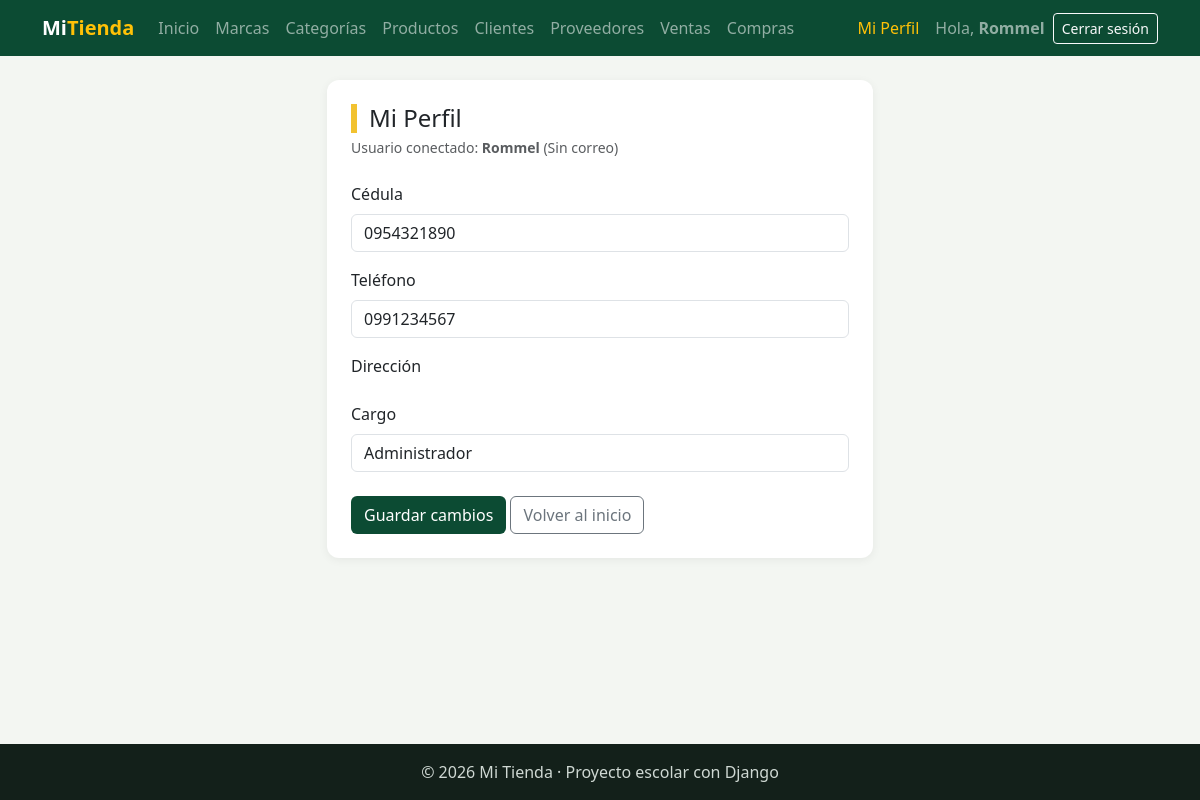
Screenshot of /facturacion/mi-perfil/ (signed in) with the database file from the repository.
### facturacion/models.py (models this page shows, shortened)
class ModeloBase(models.Model):
    user = models.ForeignKey(
        User,
        on_delete=models.SET_NULL,
        null=True,
        blank=True,
        editable=False,
        related_name="%(class)s_registrados",
        verbose_name="Registrado por",
    )
    fecha_creacion = models.DateTimeField("Fecha de creación", auto_now_add=True)
    fecha_modificacion = models.DateTimeField("Última modificación", auto_now=True)
    class Meta:
        abstract = True

class Perfil(ModeloBase):
    usuario = models.OneToOneField(User, on_delete=models.CASCADE, related_name="perfil")
    cedula = models.CharField("Cédula", max_length=10, blank=True)
    telefono = models.CharField("Teléfono", max_length=15, blank=True)
    cargo = models.CharField(max_length=50, blank=True)
    class Meta:
        verbose_name = "Perfil"
        verbose_name_plural = "Perfiles"

### facturacion/views.py (the view)
# urls.py: path("mi-perfil/", views.MiPerfilView.as_view(), name="mi_perfil"),
class MiPerfilView(LoginRequiredMixin, UsuarioRegistroMixin, SuccessMessageMixin, UpdateView):
    model = Perfil
    form_class = PerfilForm
    template_name = "facturacion/perfil_form.html"
    success_url = reverse_lazy("facturacion:mi_perfil")
    success_message = "Tu perfil se ha actualizado correctamente."
    extra_context = {"titulo": "Mi Perfil", "boton": "Guardar cambios"}
    def get_object(self, queryset=None):
        perfil, creado = Perfil.objects.get_or_create(usuario=self.request.user)
        return perfil

### facturacion/forms.py
class PerfilForm(forms.ModelForm):
    class Meta:
        model = Perfil
        fields = ["cedula", "telefono", "cargo"]
        widgets = {
            "cedula": forms.TextInput(attrs={"class": "form-control"}),
            "telefono": forms.TextInput(attrs={"class": "form-control"}),
            "cargo": forms.TextInput(attrs={"class": "form-control"}),
        }

### facturacion/templates/facturacion/perfil_form.html (shortened to what this page needs)
{% extends "base.html" %}
{% block contenido %}
<div class="row justify-content-center">
    <div class="col-md-6">
        <div class="tarjeta">
            <h1 class="h4 titulo-pagina mb-1">{{ titulo }}</h1>
            <p class="text-muted small mb-4">Usuario conectado: <b>{{ user.username }}</b> ({{ user.email|default:"Sin correo" }})</p>
            <form method="post" novalidate>
                <div class="mb-3">
                    <label class="form-label" for="{{ form.cedula.id_for_label }}">Cédula</label>
                    {{ form.cedula }}
                </div>
                <div class="mb-3">
                    <label class="form-label" for="{{ form.telefono.id_for_label }}">Teléfono</label>
                    {{ form.telefono }}
                </div>
                <div class="mb-3">
                    <label class="form-label" for="{{ form.direccion.id_for_label }}">Dirección</label>
                </div>
                <div class="mb-4">
                    <label class="form-label" for="{{ form.cargo.id_for_label }}">Cargo</label>
                    {{ form.cargo }}
                </div>
                <button type="submit" class="btn btn-verde">{{ boton }}</button>
                <a href="{% url 'home' %}" class="btn btn-outline-secondary">Volver al inicio</a>
            </form>
        </div>
    </div>
</div>
{% endblock %}

### templates/base.html (shortened to what this page needs)
{% load static %}
<!DOCTYPE html>
<html lang="es">
<head>
    <link href="https://cdn.jsdelivr.net/npm/bootstrap@5.3.3/dist/css/bootstrap.min.css" rel="stylesheet">
    <link rel="stylesheet" href="{% static 'css/estilos.css' %}">
</head>
<body>
<nav class="navbar navbar-expand-lg navbar-dark barra">
    <div class="container">
        <a class="navbar-brand fw-bold" href="{% url 'home' %}">Mi<span class="text-warning">Tienda</span></a>
        <div class="collapse navbar-collapse" id="menu">
            <ul class="navbar-nav me-auto">
                <li class="nav-item"><a class="nav-link" href="{% url 'home' %}">Inicio</a></li>
                {% if user.is_authenticated %}
                    <li class="nav-item"><a class="nav-link" href="{% url 'facturacion:marca_lista' %}">Marcas</a></li>
                    <li class="nav-item"><a class="nav-link" href="{% url 'facturacion:categoria_lista' %}">Categorías</a></li>
                    <li class="nav-item"><a class="nav-link" href="{% url 'facturacion:producto_lista' %}">Productos</a></li>
                    <li class="nav-item"><a class="nav-link" href="{% url 'facturacion:cliente_lista' %}">Clientes</a></li>
                    <li class="nav-item"><a class="nav-link" href="{% url 'facturacion:proveedor_lista' %}">Proveedores</a></li>
                    <li class="nav-item"><a class="nav-link" href="{% url 'facturacion:venta_lista' %}">Ventas</a></li>
                    <li class="nav-item"><a class="nav-link" href="{% url 'facturacion:compra_lista' %}">Compras</a></li>
                {% endif %}
            </ul>
            <ul class="navbar-nav align-items-lg-center gap-2">
                {% if user.is_authenticated %}
                    <li class="nav-item"><a class="nav-link text-warning" href="{% url 'facturacion:mi_perfil' %}">Mi Perfil</a></li>
                    <li class="nav-item navbar-text">Hola, <b>{{ user.username }}</b></li>
                    <li class="nav-item">
                        <form method="post" action="{% url 'logout' %}" class="d-inline">
                            <button type="submit" class="btn btn-sm btn-outline-light">Cerrar sesión</button>
                        </form>
                    </li>
                {% else %}
                    <li class="nav-item"><a class="nav-link" href="{% url 'login' %}">Ingresar</a></li>
                    <li class="nav-item"><a class="btn btn-sm btn-warning" href="{% url 'registro' %}">Crear cuenta</a></li>
                {% endif %}
            </ul>
        </div>
    </div>
</nav>
<main class="container py-4">
    {% block contenido %}{% endblock %}
</main>
<footer class="pie text-center py-3">© 2026 Mi Tienda · Proyecto escolar con Django</footer>
</body>
</html>

### static/css/estilos.css (style rules this page uses)
:root { --verde: #0c4b33; --verde-claro: #2f9e6e; --amarillo: #f2c230; }
body { background-color: #f3f6f2; min-height: 100vh; display: flex; flex-direction: column; }
main { flex: 1; }
.barra { background-color: var(--verde); }
.titulo-pagina { border-left: 6px solid var(--amarillo); padding-left: 12px; }
.tarjeta { background: white; border-radius: 12px; padding: 24px; box-shadow: 0 2px 10px rgba(0,0,0,.06); }
.btn-verde { background-color: var(--verde); color: white; }
.pie { background-color: #13201a; color: #cfd8d3; }

### rows the page displays
Perfil: cedula "0954321890", telefono "0991234567", cargo "Administrador"

### other values shown
{{ user.username }} "Rommel"
{{ titulo }} "Mi Perfil"
{{ user.email|default:"Sin correo" }} "Sin correo"
{{ boton }} "Guardar cambios"
